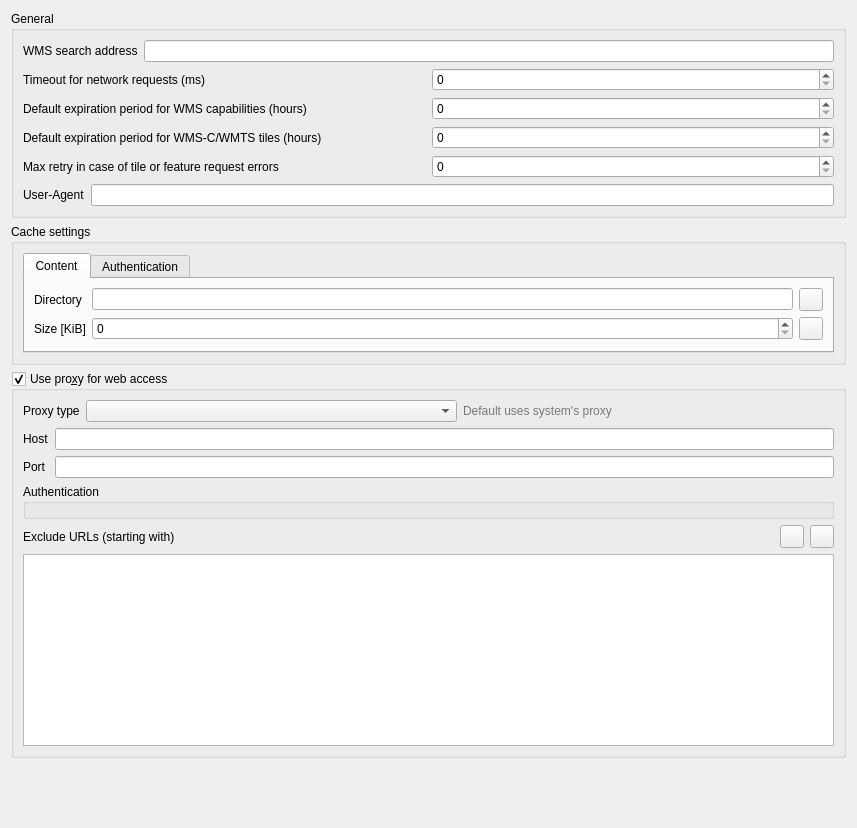
             <widget class="QWidget" name="mOptionsScrollAreaContents_10">
              <property name="geometry">
               <rect>
                <x>0</x>
                <y>0</y>
                <width>857</width>
                <height>828</height>
               </rect>
              </property>
              <layout class="QVBoxLayout" name="verticalLayout_33">
               <item>
                <widget class="QGroupBox" name="groupBox_20">
                 <property name="title">
                  <string>General</string>
                 </property>
                 <layout class="QVBoxLayout" name="verticalLayout_34">
                  <item>
                   <layout class="QHBoxLayout" name="horizontalLayout_2">
                    <item>
                     <widget class="QLabel" name="label_9">
                      <property name="text">
                       <string>WMS search address</string>
                      </property>
                     </widget>
                    </item>
                    <item>
                     <widget class="QLineEdit" name="leWmsSearch"/>
                    </item>
                   </layout>
                  </item>
                  <item>
                   <layout class="QHBoxLayout" name="horizontalLayout_11">
                    <item>
                     <widget class="QLabel" name="mNetworkTimeoutLabel">
                      <property name="text">
                       <string>Timeout for network requests (ms)</string>
                      </property>
                     </widget>
                    </item>
                    <item>
                     <widget class="QSpinBox" name="mNetworkTimeoutSpinBox">
                      <property name="maximum">
                       <number>100000000</number>
                      </property>
                     </widget>
                    </item>
                   </layout>
                  </item>
                  <item>
                   <layout class="QHBoxLayout" name="horizontalLayout_40">
                    <item>
                     <widget class="QLabel" name="label_45">
                      <property name="text">
                       <string>Default expiration period for WMS capabilities (hours)</string>
                      </property>
                     </widget>
                    </item>
                    <item>
                     <widget class="QSpinBox" name="mDefaultCapabilitiesExpirySpinBox">
                      <property name="maximum">
                       <number>100000000</number>
                      </property>
                     </widget>
                    </item>
                   </layout>
                  </item>
                  <item>
                   <layout class="QHBoxLayout" name="horizontalLayout_17">
                    <item>
                     <widget class="QLabel" name="label_32">
                      <property name="text">
                       <string>Default expiration period for WMS-C/WMTS tiles (hours)</string>
                      </property>
                     </widget>
                    </item>
                    <item>
                     <widget class="QSpinBox" name="mDefaultTileExpirySpinBox">
                      <property name="maximum">
                       <number>100000000</number>
                      </property>
                     </widget>
                    </item>
                   </layout>
                  </item>
                  <item>
                   <layout class="QHBoxLayout" name="horizontalLayout_33">
                    <item>
                     <widget class="QLabel" name="label_57">
                      <property name="text">
                       <string>Max retry in case of tile or feature request errors</string>
                      </property>
                     </widget>
                    </item>
                    <item>
                     <widget class="QSpinBox" name="mDefaultTileMaxRetrySpinBox">
                      <property name="maximum">
                       <number>100000000</number>
                      </property>
                     </widget>
                    </item>
                   </layout>
                  </item>
                  <item>
                   <layout class="QHBoxLayout" name="horizontalLayout_35">
                    <item>
                     <widget class="QLabel" name="lblUserAgent">
                      <property name="text">
                       <string>User-Agent</string>
                      </property>
                     </widget>
                    </item>
                    <item>
                     <widget class="QLineEdit" name="leUserAgent"/>
                    </item>
                   </layout>
                  </item>
                 </layout>
                </widget>
               </item>
               <item>
                <widget class="QGroupBox" name="grpCache">
                 <property name="title">
                  <string>Cache settings</string>
                 </property>
                 <layout class="QVBoxLayout" name="verticalLayout_19">
                  <item>
                   <widget class="QTabWidget" name="tabContentCache">
                    <property name="currentIndex">
                     <number>0</number>
                    </property>
                    <widget class="QWidget" name="tab">
                     <attribute name="title">
                      <string>Content</string>
                     </attribute>
                     <layout class="QGridLayout" name="gridLayout_2">
                      <item row="4" column="0">
                       <widget class="QLabel" name="label_11">
                        <property name="text">
                         <string>Size [KiB]</string>
                        </property>
                       </widget>
                      </item>
                      <item row="0" column="0">
                       <widget class="QLabel" name="label_10">
                        <property name="text">
                         <string>Directory</string>
                        </property>
                       </widget>
                      </item>
                      <item row="0" column="1">
                       <widget class="QLineEdit" name="mCacheDirectory"/>
                      </item>
                      <item row="4" column="1">
                       <widget class="QSpinBox" name="mCacheSize"/>
                      </item>
                      <item row="0" column="2">
                       <widget class="QToolButton" name="mBrowseCacheDirectory">
                        <property name="toolTip">
                         <string>Select folder</string>
                        </property>
                        <property name="text">
                         <string/>
                        </property>
                        <property name="icon">
                         <iconset resource="../../images/images.qrc">
                          <normaloff>:/images/themes/default/mActionFileOpen.svg</normaloff>:/images/themes/default/mActionFileOpen.svg</iconset>
                        </property>
                       </widget>
                      </item>
                      <item row="4" column="2">
                       <widget class="QToolButton" name="mClearCache">
                        <property name="toolTip">
                         <string>Clear cache</string>
                        </property>
                        <property name="text">
                         <string/>
                        </property>
                        <property name="icon">
                         <iconset resource="../../images/images.qrc">
                          <normaloff>:/images/themes/default/mActionDeleteSelected.svg</normaloff>:/images/themes/default/mActionDeleteSelected.svg</iconset>
                        </property>
                       </widget>
                      </item>
                     </layout>
                    </widget>
                    <widget class="QWidget" name="tab_2">
                     <attribute name="title">
                      <string>Authentication</string>
                     </attribute>
                     <layout class="QGridLayout" name="gridLayout_5">
                      <item row="0" column="0">
                       <widget class="QCheckBox" name="mAutoClearAccessCache">
                        <property name="toolTip">
                         <string>&lt;html&gt;&lt;head/&gt;&lt;body&gt;&lt;p&gt;The connection cache stores all authentication connections data even when the connection fails.&lt;br/&gt;If you make any change to the authentication configurations or to the certification authorities, you should clear the authentication cache or&lt;br/&gt;restart QGIS. &lt;br/&gt;When this option is checked, the authentication cache will be automatically cleared every time an SSL error occurs and you choose to abort the connection.&lt;br/&gt;&lt;/p&gt;&lt;/body&gt;&lt;/html&gt;</string>
                        </property>
                        <property name="text">
                         <string>Automatically clear the connection authentication cache on SSL errors (recommended)</string>
                        </property>
                       </widget>
                      </item>
                      <item row="1" column="0">
                       <widget class="QPushButton" name="mClearAccessCache">
                        <property name="text">
                         <string>Clear authentication connection cache</string>
                        </property>
                       </widget>
                      </item>
                     </layout>
                    </widget>
                   </widget>
                  </item>
                 </layout>
                </widget>
               </item>
               <item>
                <widget class="QgsCollapsibleGroupBox" name="grpProxy">
                 <property name="title">
                  <string>Use pro&amp;xy for web access</string>
                 </property>
                 <property name="flat">
                  <bool>false</bool>
                 </property>
                 <property name="checkable">
                  <bool>true</bool>
                 </property>
                 <property name="collapsed" stdset="0">
                  <bool>false</bool>
                 </property>
                 <property name="saveCollapsedState" stdset="0">
                  <bool>true</bool>
                 </property>
                 <layout class="QGridLayout" name="gridLayout_1">
                  <item row="1" column="0">
                   <widget class="QLabel" name="label_47">
                    <property name="text">
                     <string>Exclude URLs (starting with)</string>
                    </property>
                   </widget>
                  </item>
                  <item row="1" column="4">
                   <widget class="QToolButton" name="mRemoveUrlPushButton">
                    <property name="toolTip">
                     <string>Remove selected URL</string>
                    </property>
                    <property name="text">
                     <string/>
                    </property>
                    <property name="icon">
                     <iconset resource="../../images/images.qrc">
                      <normaloff>:/images/themes/default/symbologyRemove.svg</normaloff>:/images/themes/default/symbologyRemove.svg</iconset>
                    </property>
                   </widget>
                  </item>
                  <item row="1" column="3">
                   <widget class="QToolButton" name="mAddUrlPushButton">
                    <property name="toolTip">
                     <string>Add URL to exclude</string>
                    </property>
                    <property name="text">
                     <string/>
                    </property>
                    <property name="icon">
                     <iconset resource="../../images/images.qrc">
                      <normaloff>:/images/themes/default/symbologyAdd.svg</normaloff>:/images/themes/default/symbologyAdd.svg</iconset>
                    </property>
                   </widget>
                  </item>
                  <item row="0" column="0" colspan="5">
                   <layout class="QGridLayout" name="gridLayout_17">
                    <item row="0" column="1">
                     <widget class="QComboBox" name="mProxyTypeComboBox"/>
                    </item>
                    <item row="0" column="0">
                     <widget class="QLabel" name="mTypeLabel">
                      <property name="sizePolicy">
                       <sizepolicy hsizetype="Maximum" vsizetype="Preferred">
                        <horstretch>0</horstretch>
                        <verstretch>0</verstretch>
                       </sizepolicy>
                      </property>
                      <property name="text">
                       <string>Proxy type</string>
                      </property>
                     </widget>
                    </item>
                    <item row="0" column="2">
                     <widget class="QLabel" name="label_41">
                      <property name="styleSheet">
                       <string notr="true">QLabel {color: rgb(120, 120, 120);}</string>
                      </property>
                      <property name="text">
                       <string>Default uses system's proxy</string>
                      </property>
                     </widget>
                    </item>
                    <item row="1" column="0" colspan="3">
                     <widget class="QFrame" name="frameManualProxy">
                      <property name="frameShape">
                       <enum>QFrame::NoFrame</enum>
                      </property>
                      <property name="frameShadow">
                       <enum>QFrame::Raised</enum>
                      </property>
                      <layout class="QGridLayout" name="gridLayout_18">
                       <property name="leftMargin">
                        <number>0</number>
                       </property>
                       <property name="topMargin">
                        <number>0</number>
                       </property>
                       <property name="rightMargin">
                        <number>0</number>
                       </property>
                       <property name="bottomMargin">
                        <number>0</number>
                       </property>
                       <item row="2" column="2">
                        <widget class="QLineEdit" name="leProxyPort"/>
                       </item>
                       <item row="2" column="1">
                        <widget class="QLabel" name="lblProxyPort">
                         <property name="text">
                          <string>Port</string>
                         </property>
                        </widget>
                       </item>
                       <item row="1" column="2">
                        <widget class="QLineEdit" name="leProxyHost"/>
                       </item>
                       <item row="1" column="1">
                        <widget class="QLabel" name="lblProxyHost">
                         <property name="text">
                          <string>Host</string>
                         </property>
                        </widget>
                       </item>
                       <item row="3" column="1" colspan="2">
                        <widget class="QGroupBox" name="mAuthGroupBox">
                         <property name="title">
                          <string>Authentication</string>
                         </property>
                         <layout class="QVBoxLayout" name="verticalLayout_23">
                          <property name="leftMargin">
                           <number>6</number>
                          </property>
                          <property name="topMargin">
                           <number>6</number>
                          </property>
                          <property name="rightMargin">
                           <number>6</number>
                          </property>
                          <property name="bottomMargin">
                           <number>6</number>
                          </property>
                          <item>
                           <widget class="QgsAuthSettingsWidget" name="mAuthSettings" native="true"/>
                          </item>
                         </layout>
                        </widget>
                       </item>
                      </layout>
                     </widget>
                    </item>
                   </layout>
                  </item>
                  <item row="1" column="1" colspan="2">
                   <spacer name="horizontalSpacer">
                    <property name="orientation">
                     <enum>Qt::Horizontal</enum>
                    </property>
                    <property name="sizeHint" stdset="0">
                     <size>
                      <width>40</width>
                      <height>20</height>
                     </size>
                    </property>
                   </spacer>
                  </item>
                  <item row="2" column="0" colspan="5">
                   <widget class="QListWidget" name="mExcludeUrlListWidget"/>
                  </item>
                 </layout>
                </widget>
               </item>
               <item>
                <spacer name="verticalSpacer_9">
                 <property name="orientation">
                  <enum>Qt::Vertical</enum>
                 </property>
                 <property name="sizeHint" stdset="0">
                  <size>
                   <width>0</width>
                   <height>0</height>
                  </size>
                 </property>
                </spacer>
               </item>
              </layout>
             </widget>
